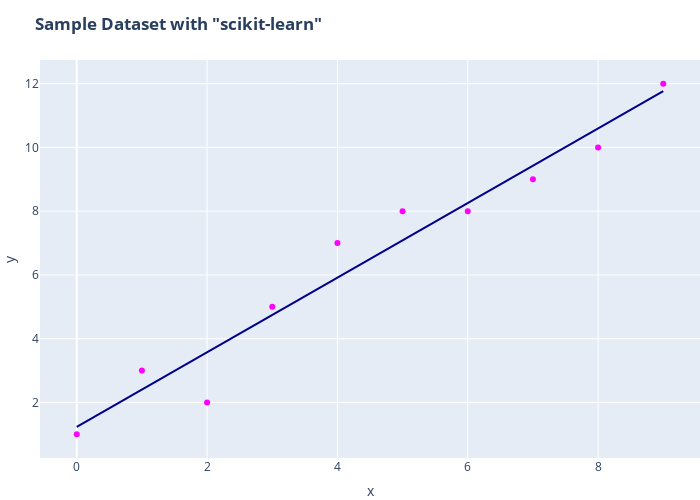

This figure's notebook cell:
### Markdown cell above
Observe that, for `X = 6`, the predicted `y` value is `8.25`. However, the actual `y` value from the dataset is `8`. We call this difference an **error**. We will talk about `error` later in the tutorial.

**Step7: Plot the Regression Line**

For now, we will plot the regression line and see how close or far the observations are from the regression line. Note that **a good model has most observations near the regression line.**

### Code cell
# plotting the actual points as scatter plot and the regression line
fig = px.scatter(x=[item for sublist in X for item in sublist],
                 y=y,
                 trendline='ols',  # Ordinary Least Square (OLS) with plotly.express
                 trendline_color_override='darkblue').update_traces(marker=dict(color='magenta'))

fig.update_layout(title='<b>Sample Dataset with "scikit-learn"</b>',
                  autosize=False,
                  width=700,
                  height=500,
                  margin=dict(
                      l=0,
                      r=0,
                      b=0,
                  ), )
fig.show()

### Figure 1 — Plotly figure (JSON) as saved in the notebook; plotly's stock layout.template omitted (floating-point values rounded to 4 significant figures)
{"data": [{"hovertemplate": "x=%{x}<br>y=%{y}<extra></extra>", "legendgroup": "", "marker": {"color": "magenta", "symbol": "circle"}, "mode": "markers", "name": "", "orientation": "v", "showlegend": false, "type": "scatter", "x": [0, 1, 2, 3, 4, 5, 6, 7, 8, 9], "xaxis": "x", "y": [1, 3, 2, 5, 7, 8, 8, 9, 10, 12], "yaxis": "y"}, {"hovertemplate": "<b>OLS trendline</b><br>y = 1.1697 * x + 1.23636<br>R<sup>2</sup>=0.952538<br><br>x=%{x}<br>y=%{y} <b>(trend)</b><extra></extra>", "legendgroup": "", "line": {"color": "darkblue"}, "marker": {"color": "magenta", "symbol": "circle"}, "mode": "lines", "name": "", "showlegend": false, "type": "scatter", "x": [0, 1, 2, 3, 4, 5, 6, 7, 8, 9], "xaxis": "x", "y": [1.236, 2.406, 3.576, 4.745, 5.915, 7.085, 8.255, 9.424, 10.59, 11.76], "yaxis": "y"}], "layout": {"autosize": false, "height": 500, "legend": {"tracegroupgap": 0}, "margin": {"b": 0, "l": 0, "r": 0, "t": 60}, "title": {"text": "<b>Sample Dataset with \"scikit-learn\"</b>"}, "width": 700, "xaxis": {"anchor": "y", "domain": [0, 1], "title": {"text": "x"}}, "yaxis": {"anchor": "x", "domain": [0, 1], "title": {"text": "y"}}}}
